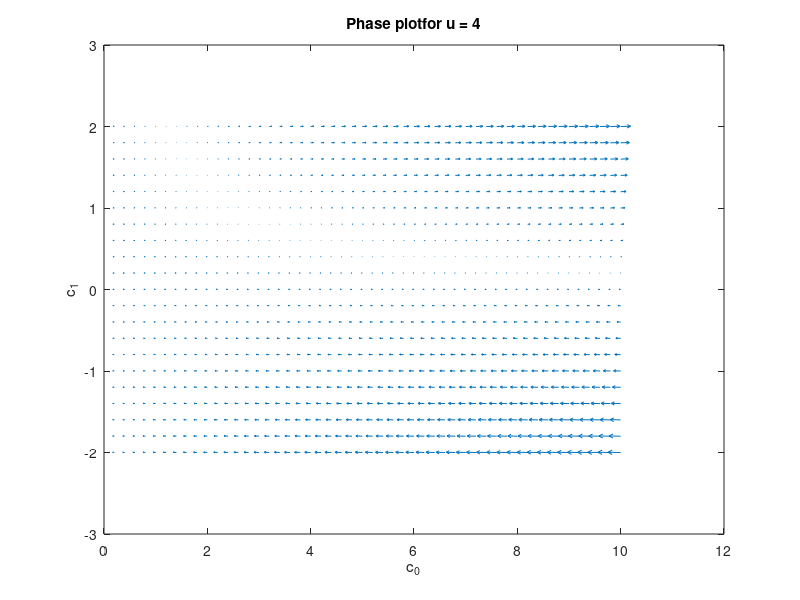
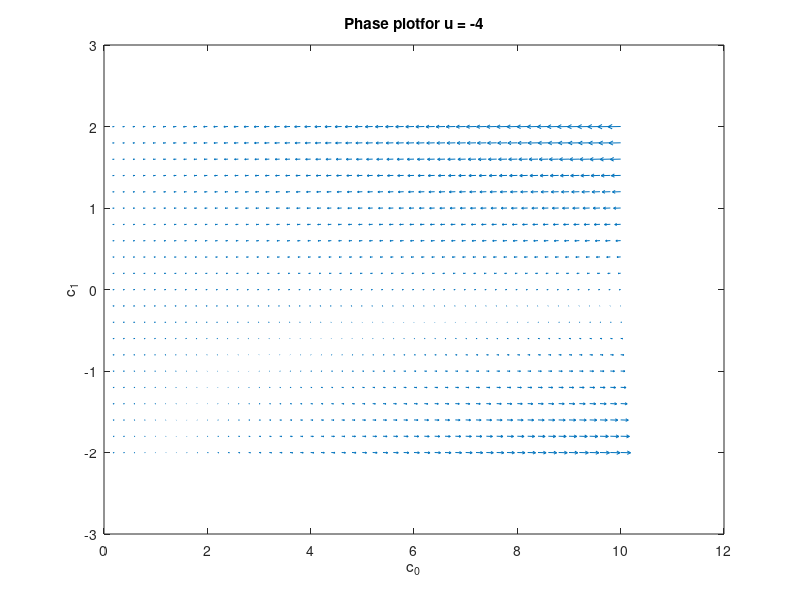
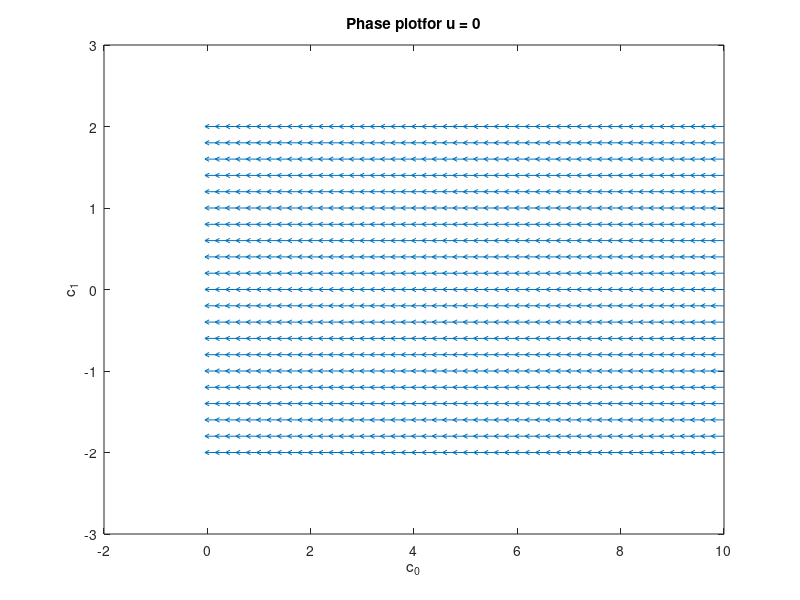

Source code (MATLAB) for these figures, in order:
u = 4;
v = 10;

[c_0,c_1] = meshgrid(0.2:0.2:10,-2:0.2:2);
c_0_dot = -v + c_0 .* c_1 .* u;
c_1_dot = c_0 .* c_1 * 0 + tan(u);

disp(c_0)
disp(c_1)
disp(c_0_dot)
disp(c_1_dot)

figure
quiver(c_0,c_1,c_0_dot,c_1_dot)
title('Phase plotfor u = 4')
xlabel('c_0')
ylabel('c_1')


u = -4;
[c_0,c_1] = meshgrid(0.2:0.2:10,-2:0.2:2);
c_0_dot = -v + c_0 .* c_1 .* u;
c_1_dot = c_0 .* c_1 * 0 + tan(u);

figure
quiver(c_0,c_1,c_0_dot,c_1_dot)
title('Phase plotfor u = -4')
xlabel('c_0')
ylabel('c_1')



u = -0;
[c_0,c_1] = meshgrid(0.2:0.2:10,-2:0.2:2);
c_0_dot = -v + c_0 .* c_1 .* u;
c_1_dot = c_0 .* c_1 * 0 + tan(u);

figure
quiver(c_0,c_1,c_0_dot,c_1_dot)
title('Phase plotfor u = 0')
xlabel('c_0')
ylabel('c_1')